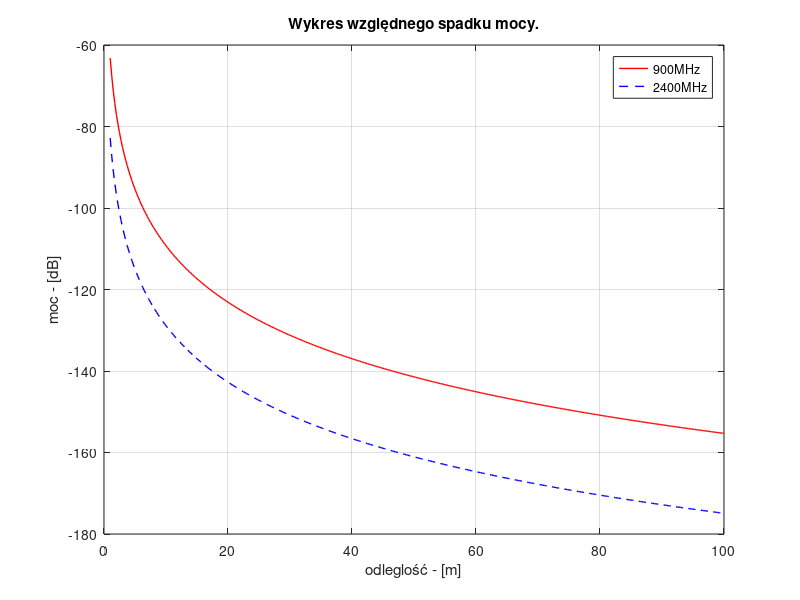
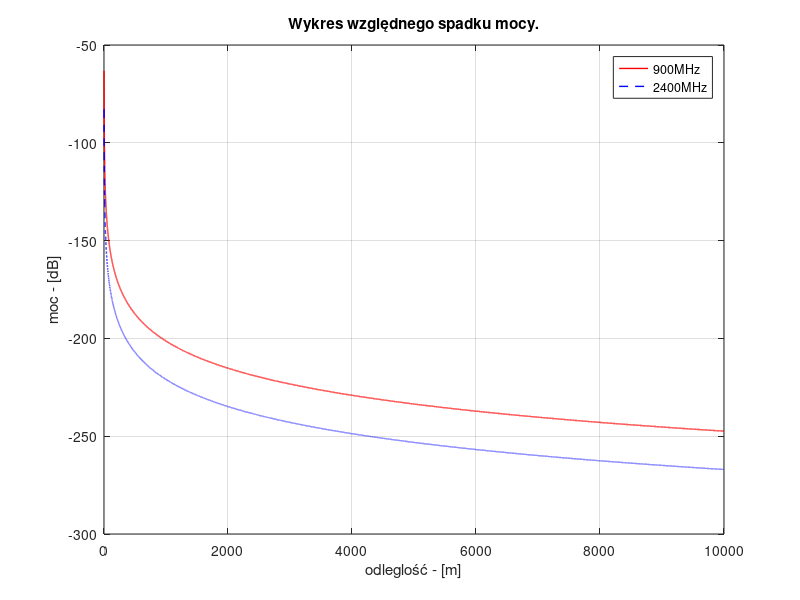

MATLAB code for these plots, in order:
close all
clear all
clc

GT = 1.6;
GR = 1.6;

c=299792458;
f1=900000000;
f2=2400000000;

lam1=c/f1;
lam2=c/f2;

d1=1:0.25:100;
d2=1:0.25:10000;

p1=zeros(1,length(d1));
p2=zeros(1,length(d1));
p3=zeros(1,length(d2));
p4=zeros(1,length(d2));

for i= 1:length(d1)
    p1(i)=10*log(GT*GR*(lam1/(4*pi*d1(i)))^2);
    p2(i)=10*log(GT*GR*(lam2/(4*pi*d1(i)))^2);
end

figure;
plot(d1, p1, 'r-', 'LineWidth', 1);
hold on
plot(d1, p2, 'b--', 'LineWidth', 1);
hold off

title('Wykres względnego spadku mocy.');
xlabel('odleglość - [m]');
ylabel('moc - [dB]');
legend('900MHz', '2400MHz'); % Legenda
grid on; % Włączenie siatki

for j= 1:length(d2)
    p3(j)=10*log(GT*GR*(lam1/(4*pi*d2(j)))^2);
    p4(j)=10*log(GT*GR*(lam2/(4*pi*d2(j)))^2);
end

figure;
plot(d2, p3, 'r-', 'LineWidth', 1);
hold on
plot(d2, p4, 'b--', 'LineWidth', 1);
hold off

title('Wykres względnego spadku mocy.');
xlabel('odleglość - [m]');
ylabel('moc - [dB]');
legend('900MHz', '2400MHz'); % Legenda
grid on; % Włączenie siatki